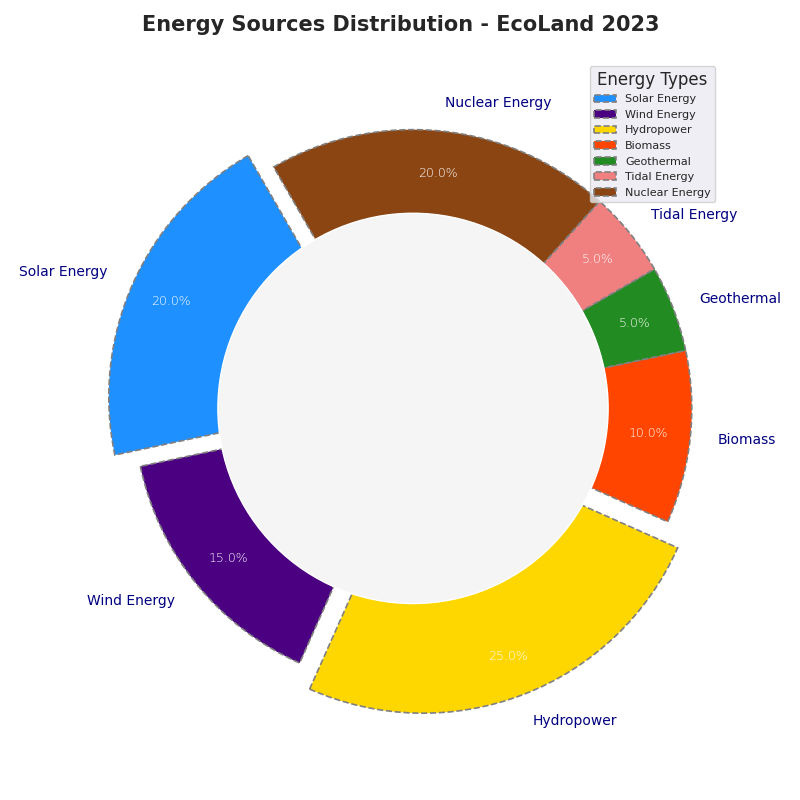

Python code for this plot:
import matplotlib.pyplot as plt

labels = ['Solar Energy', 'Wind Energy', 'Hydropower', 'Biomass', 'Geothermal', 'Tidal Energy', 'Nuclear Energy']
sizes = [20, 15, 25, 10, 5, 5, 20]
# Shuffled color order
colors = ['#1E90FF', '#4B0082', '#FFD700', '#FF4500', '#228B22', '#F08080', '#8B4513']
explode = (0.1, 0, 0.1, 0, 0, 0, 0)

fig, ax = plt.subplots(figsize=(8, 8))
wedges, texts, autotexts = ax.pie(
    sizes, explode=explode, labels=labels, colors=colors, autopct='%1.1f%%',
    startangle=120, pctdistance=0.85, textprops=dict(color="w"), 
    wedgeprops=dict(edgecolor='grey', linestyle='--', linewidth=1.2)
)

for text in texts:
    text.set_fontsize(10)
    text.set_color('navy')
for autotext in autotexts:
    autotext.set_fontsize(9)
    autotext.set_weight('light')

centre_circle = plt.Circle((0, 0), 0.70, fc='whitesmoke')
fig.gca().add_artist(centre_circle)

ax.axis('equal')

plt.title("Energy Sources Distribution - EcoLand 2023", fontsize=15, weight='bold', y=1.03)

plt.legend(wedges, labels, title="Energy Types", loc="upper right", fontsize=8)

ax.grid(True, linestyle=':', linewidth=0.5)

plt.tight_layout()

plt.show()
